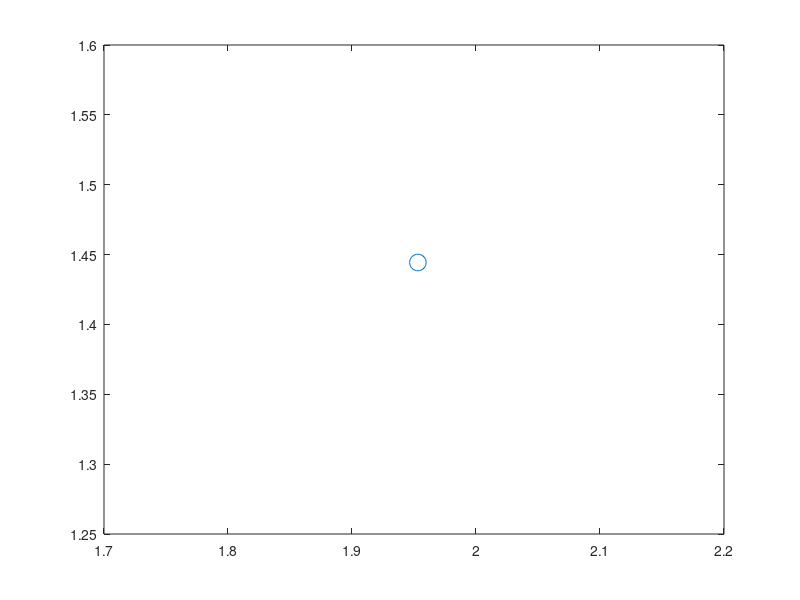

The MATLAB script that drew this image: (Note: this script raises an error after producing the figure.)
close all
clear
clc

nm2Bohr = 18.89726125;
Ha2eV = 27.211386245988;
%indx_ln = 5;

% (13,13) CNT
%----------------

% Radius = 16.56 Bohr, mesh-size=0.125, N_c = 13, N_eta = 40, H = 2.309 Bohr

%H1 = [2.3106970869;2.3092161903;2.3103942073;2.3102709652;2.3105578117;2.3109540520]; %2.3091577619;
H1 = [2.3097769325;2.3107113331;2.3099969252;2.3102540474;2.3105781717;2.3102130272]/nm2Bohr;
Nc1 = 13;
ndata1 = 5;
rate1 = 0.0004;
%tw_d1= [2.4166097335E-01; 2.4258525219E-01;2.4350893866E-01;2.4443309635E-01;2.4535720473E-01;2.4628142786E-01]; % input is in rad i.e. total twist per unit cell
tw_d1= [2.4166097335E-01
        %2.4258488413E-01
        2.4350916866E-01
        2.4443316743E-01
        2.4535726905E-01
        2.4628150032E-01]/H1(1);

tw_d1_f= [2.4166097335E-01
        %2.4258488413E-01
        2.4350916866E-01
        2.4443316743E-01
        2.4535726905E-01
        2.4628150032E-01]/H1(1);        

% energy at 0.15 mesh
% Epl_d1 = [
%           -1.1428378403E+01
%           -1.1428384137E+01
%           -1.1428253882E+01
%           -1.1428075149E+01
%           -1.1427808039E+01
%           -1.1427461148E+01
%  ] * 2 * Ha2eV * Nc1; % input is in Ha -> eV

% energy at 0.125 mesh
% Epl_d1 = [
%           -1.1428407560E+01
%           -1.1428363991E+01
%           -1.1428257194E+01
%           -1.1428068379E+01
%           -1.1427803087E+01
%           -1.1427463566E+01
%  ] * 2 * Ha2eV * Nc1; % input is in Ha -> eV

% energy at 0.1 mesh
Epl_d1 = [
          -1.1428411403E+01
          %-1.1428353001E+01
          -1.1428261184E+01
          -1.1428071709E+01
          -1.1427804755E+01
          -1.1427466760E+01
 ] * 2 * Ha2eV * Nc1/H1(1); % input is in Ha -> eV

 Epl_d1_f = [
          -1.1428411403E+01
          %-1.1428353001E+01
          -1.1428261184E+01
          -1.1428071709E+01
          -1.1427804755E+01
          -1.1427466760E+01
 ] * 2 * Ha2eV * Nc1/H1(1);

tw_d1 = tw_d1 - tw_d1(1);
tw_d1 = tw_d1(2:end);
rEpl_d1 = Epl_d1 - Epl_d1(1);
rEpl_d1 = rEpl_d1(2:end);

tw_d1_f = tw_d1_f - tw_d1_f(1);
tw_d1_f = tw_d1_f(2:end);
tw2_d1_f = tw_d1_f.^2;
rEpl_d1_f = Epl_d1_f - Epl_d1_f(1);
rEpl_d1_f = rEpl_d1_f(2:end);

log_tw_d1 = log10(tw_d1);%(1:indx_ln)
log_rEpl_d1 = log10(rEpl_d1);
P_Efit_d1 = polyfit(log_tw_d1,log_rEpl_d1,1);
Efit_d1 = P_Efit_d1(1)*log_tw_d1 + P_Efit_d1(2);
antilog_Efit_d1= 10.^(Efit_d1);


% (15,0) CNT
%----------------

% Radius = 11 Bohr, mesh-size=0.125, N_c = 15, N_eta = 23, H = 4.0017685908 Bohr

%H2 = [4.0017691813;4.0018078329;4.0019438369;4.0021520915;4.0022985527;4.0027004324];
H2 = [4.0018117784;4.0018514174;4.0019626788;4.0021865072;4.0023588875;4.0027583226]/nm2Bohr;
Nc2 = 15;
ndata2 = 5;
rate2 = 0.0004;
%tw_d2= [2.0943951024E-01;2.1104021791E-01;2.1264094104E-01;2.1424171858E-01;2.1584257942E-01;2.1744349884E-01]; % input is in rad
tw_d2 = [2.0943951024E-01
         %2.1104023495E-01
         2.1264097552E-01
         2.1424176059E-01
         2.1584263519E-01
         2.1744357875E-01]/H2(1);
         

% energy at 0.15 mesh
% Epl_d2 = [
%           -1.1426118796E+01
%           -1.1426102722E+01
%           -1.1426051529E+01
%           -1.1425965304E+01
%           -1.1425844101E+01
%           -1.1425688211E+01
% ] * 2 * Ha2eV * Nc2 ; % input is in Ha -> eV

% % energy at 0.125 mesh
% Epl_d2 = [
%           -1.1426085685E+01
%           -1.1426070620E+01
%           -1.1426021042E+01
%           -1.1425936628E+01
%           -1.1425818835E+01
%           -1.1425665114E+01
% ] * 2 * Ha2eV * Nc2 ; % input is in Ha -> eV

% energy at 0.1 mesh
Epl_d2 = [
          -1.1426088918E+01
          %-1.1426074127E+01
          -1.1426024755E+01
          -1.1425940407E+01
          -1.1425822138E+01
          -1.1425668261E+01
] * 2 * Ha2eV * Nc2/H2(1) ; % input is in Ha -> eV

rEpl_d2 = Epl_d2 - Epl_d2(1);
tw_d2 = tw_d2 - tw_d2(1);
tw_d2 = tw_d2(2:end);
tw2_d2 = tw_d2.^2;
rEpl_d2 = rEpl_d2(2:end);

log_tw_d2 = log10(tw_d2);
log_rEpl_d2 = log10(rEpl_d2);
P_Efit_d2 = polyfit(log_tw_d2,log_rEpl_d2,1);
Efit_d2 = P_Efit_d2(1)*log_tw_d2 + P_Efit_d2(2);
antilog_Efit_d2= 10.^(Efit_d2);



% (20,0) CNT
%----------------

% Radius = 14.72 Bohr, mesh-size=0.125, N_c = 20, N_eta = 23, H = 4.0002688791 Bohr

%H3 = [4.0002709862;4.0004777268;4.0007616136;4.0006818012;4.0014526732;4.0019124672];
H3 = [4.0012612687;4.0002692946;4.0006929657;4.0026067611;4.0015353019;4.0019658895]/nm2Bohr;
Nc3 = 20;
ndata3 = 5;
rate3 = 0.0004;
%tw_d3 = [1.5707963268E-01;1.5867974107E-01;1.6027993216E-01;1.6188023681E-01;1.6348050953E-01;1.6508109060E-01]; % input is in rad 
tw_d3 = [1.5707963268E-01
         %1.5868013719E-01
         1.6028024490E-01
         1.6188052209E-01
         1.6348156480E-01
         1.6508217892E-01]/H3(1);

tw_d3_f = [1.5707963268E-01
         %1.5868013719E-01
         1.6028024490E-01
         1.6188052209E-01
         1.6348156480E-01
         1.6508217892E-01]/H3(1);         

% energy at 0.15 mesh
% Epl_d3 = [-1.1427964269E+01
%           %-1.1427932827E+01
%           -1.1427839042E+01
%           -1.1427678005E+01
%           -1.1427465542E+01
%           -1.1427186913E+01
% ] * 2 * Ha2eV * Nc3 ; % input is in Ha -> eV

% energy at 0.125 mesh
% Epl_d3 = [
%           -1.1427932649E+01
%           -1.1427905489E+01
%           -1.1427811956E+01
%           -1.1427651445E+01
%           -1.1427444875E+01
%           -1.1427170993E+01
% ] * 2 * Ha2eV * Nc3 ; % input is in Ha -> eV

% energy at 0.1 mesh
Epl_d3 = [
         -1.1427937009E+01
         %-1.1427907076E+01
         -1.1427815658E+01
         -1.1427654463E+01
         -1.1427448996E+01
         -1.1427174220E+01
] * 2 * Ha2eV * Nc3/H3(1) ; % input is in Ha -> eV

Epl_d3_f = [
         -1.1427937009E+01
         %-1.1427907076E+01
         -1.1427815658E+01
         -1.1427654463E+01
         -1.1427448996E+01
         -1.1427174220E+01
] * 2 * Ha2eV * Nc3/H3(1) ;

rEpl_d3 = Epl_d3 - Epl_d3(1);
tw_d3 = tw_d3 - tw_d3(1);
tw_d3 = tw_d3(2:end);
rEpl_d3 = rEpl_d3(2:end);


tw_d3_f = tw_d3_f - tw_d3_f(1);
tw_d3_f = tw_d3_f(2:end);
tw2_d3_f = tw_d3_f.^2;
rEpl_d3_f = Epl_d3_f - Epl_d3_f(1);
rEpl_d3_f = rEpl_d3_f(2:end);


log_tw_d3 = log10(tw_d3);
log_rEpl_d3 = log10(rEpl_d3);
P_Efit_d3 = polyfit(log_tw_d3,log_rEpl_d3,1);
Efit_d3 = P_Efit_d3(1)*log_tw_d3 + P_Efit_d3(2);
antilog_Efit_d3= 10.^(Efit_d3);


% (16,0) CNT
%----------------

% Radius = 11.78 Bohr, mesh-size=0.15, N_c = 16, N_eta = 23, H = 4.0023317752 Bohr

H4 = [4.0023317752;4.0021629147;4.0027071210E+00;4.0026260828;4.0029036314;4.0032584275]/nm2Bohr;
Nc4 = 16;
ndata4 = 4;
rate4 = 0.0004;
tw_d4 = [1.9634954085E-01;2.0115242157E-01;2.0275347201E-01;2.0435463346E-01]/H4(1); % input is in rad;
%1.9795047356E-01;1.9955133873E-01;

tw_d4_f = [1.9634954085E-01;1.9955133873E-01;2.0115242157E-01;2.0275347201E-01;2.0435463346E-01]/H4(1); % input is in rad;
% energy at 0.15 mesh
% Epl_d4 = [
%           -1.1426612656E+01
%           -1.1426592801E+01
%           -1.1426534853E+01
%           -1.1426438287E+01
%           -1.1426302562E+01
%           -1.1426127969E+01
% ] * 2 * Ha2eV * Nc4 ; % input is in Ha -> eV

% energy at 0.1 mesh
Epl_d4 = [
          -1.1426624938E+01
          %-1.1426607368E+01
          %-1.1426546657E+01
          -1.1426452281E+01
          -1.1426316776E+01
          -1.1426142391E+01
] * 2 * Ha2eV * Nc4/H4(1) ; % input is in Ha -> eV

Epl_d4_f = [
          -1.1426624938E+01
          %-1.1426607368E+01
          -1.1426546657E+01
          -1.1426452281E+01
          -1.1426316776E+01
          -1.1426142391E+01
] * 2 * Ha2eV * Nc4/H4(1) ; % input is in Ha -> eV

rEpl_d4 = Epl_d4 - Epl_d4(1);
tw_d4 = tw_d4 - tw_d4(1);
tw_d4 = tw_d4(2:end);
tw2_d4 = tw_d4.^2;
rEpl_d4 = rEpl_d4(2:end);

tw_d4_f = tw_d4_f - tw_d4_f(1);
tw_d4_f = tw_d4_f(2:end);
tw2_d4_f = tw_d4_f.^2;
rEpl_d4_f = Epl_d4_f - Epl_d4_f(1);
rEpl_d4_f = rEpl_d4_f(2:end);

log_tw_d4 = log10(tw_d4);
log_rEpl_d4 = log10(rEpl_d4);
P_Efit_d4 = polyfit(log_tw_d4,log_rEpl_d4,1);
Efit_d4 = P_Efit_d4(1)*log_tw_d4 + P_Efit_d4(2);
antilog_Efit_d4= 10.^(Efit_d4);


% (27,0) CNT
%----------------

% Radius = 19.84 Bohr, mesh-size=0.15, N_c = 27, N_eta = 23, H = 4.0019793139 Bohr

H5 = [4.0019793139;4.0041416052;4.0030856480;4.0043754833;4.0062230584;4.0050847336]/nm2Bohr;
Nc5 = 27;
ndata5 = 5;
rate5 = 0.0004;
tw_d5 = [1.1635528347E-01;1.1955773183E-01;1.2115896609E-01;1.2276071629E-01;1.2436320551E-01]/H5(1); % input is in rad;
%1.1795607519E-01;
tw_d5_f = [1.1635528347E-01;1.1955773183E-01;1.2115896609E-01;1.2276071629E-01;1.2436320551E-01]/H5(1); % input is in rad;
% energy at 0.15 mesh
% Epl_d5 = [
%           -1.1428970228E+01
%           -1.1428858759E+01
%           -1.1428730206E+01
%           -1.1428430356E+01
%           -1.1428019445E+01
%           -1.1427573325E+01
% ] * 2 * Ha2eV * Nc5 ; % input is in Ha -> eV

% energy at 0.1 mesh
Epl_d5 = [
          -1.1428997073E+01
          %-1.1428911774E+01
          -1.1428771314E+01
          -1.1428483236E+01
          -1.1428072848E+01
          -1.1427607354E+01         
] * 2 * Ha2eV * Nc5/H5(1) ; % input is in Ha -> eV

Epl_d5_f = [
          -1.1428997073E+01
          %-1.1428911774E+01
          -1.1428771314E+01
          -1.1428483236E+01
          -1.1428072848E+01
          -1.1427607354E+01         
] * 2 * Ha2eV * Nc5/H5(1) ; % input is in Ha -> eV


rEpl_d5 = Epl_d5 - Epl_d5(1);
tw_d5 = tw_d5 - tw_d5(1);
tw_d5 = tw_d5(2:end);
tw2_d5 = tw_d5.^2;
rEpl_d5 = rEpl_d5(2:end);

tw_d5_f = tw_d5_f - tw_d5_f(1);
tw_d5_f = tw_d5_f(2:end);
tw2_d5_f = tw_d5_f.^2;
rEpl_d5_f = Epl_d5_f - Epl_d5_f(1);
rEpl_d5_f = rEpl_d5_f(2:end);

log_tw_d5 = log10(tw_d5);
log_rEpl_d5 = log10(rEpl_d5);
P_Efit_d5 = polyfit(log_tw_d5,log_rEpl_d5,1);
Efit_d5 = P_Efit_d5(1)*log_tw_d5 + P_Efit_d5(2);
antilog_Efit_d5= 10.^(Efit_d5);

% (22,11) CNT
%----------------

% Radius = 21.38 Bohr, mesh-size=0.15, N_c = 11, N_eta = 70, H = 1.5 Bohr

H6 = [1.5124912124;1.5125777267;1.5129790920;1.5137618472;1.5135718540;1.5138339053]/nm2Bohr;
Nc6 = 11;
ndata6 = 5;
rate6 = 0.0004;
tw_d6 = [2.0399952296E-01;2.0581497183E-01;2.0642016346E-01;2.0702566820E-01]/H6(1); %;2.0460451945E-01;2.0763109694E-01

tw_d6_f = [2.0399952296E-01;2.0460451945E-01;2.0581497183E-01;2.0642016346E-01;2.0702566820E-01;]/H6(1); %;2.0460451945E-01;2.0763109694E-01
% energy at 0.15 mesh
% Epl_d6 = [
%           -1.1429162599E+01
%           -1.1429092110E+01
%           -1.1428562680E+01
%           -1.1428072827E+01
%           -1.1427524937E+01
%           -1.1426801538E+01
% ] * 2 * Ha2eV * Nc6 ; % input is in Ha -> eV

% energy at 0.1 mesh
Epl_d6 = [
          -1.1429172748E+01
          %-1.1429106044E+01
          -1.1428583391E+01
          -1.1428105894E+01
          -1.1427544348E+01
          %-1.1426829761E+01
 ] * 2 * Ha2eV * Nc6/H6(1) ; % input is in Ha -> eV

 Epl_d6_f = [
          -1.1429172748E+01
          -1.1429106044E+01
          -1.1428583391E+01
          -1.1428105894E+01
          -1.1427544348E+01
          %-1.1426829761E+01
 ] * 2 * Ha2eV * Nc6/H6(1) ; % input is in Ha -> eV

rEpl_d6 = Epl_d6 - Epl_d6(1);
tw_d6 = tw_d6 - tw_d6(1);
tw_d6 = tw_d6(2:end);
tw2_d6 = tw_d6.^2;
rEpl_d6 = rEpl_d6(2:end);

tw_d6_f = tw_d6_f - tw_d6_f(1);
tw_d6_f = tw_d6_f(2:end);
tw2_d6_f = tw_d6_f.^2;
rEpl_d6_f = Epl_d6_f - Epl_d6_f(1);
rEpl_d6_f = rEpl_d6_f(2:end);

log_tw_d6 = log10(tw_d6);
log_rEpl_d6 = log10(rEpl_d6);
P_Efit_d6 = polyfit(log_tw_d6,log_rEpl_d6,1);
Efit_d6 = P_Efit_d6(1)*log_tw_d6 + P_Efit_d6(2);
antilog_Efit_d6= 10.^(Efit_d6);

% (18,9) CNT
%----------------

% Radius = 17.46 Bohr, mesh-size=0.15, N_c = 9, N_eta = 70, H = 1.5 Bohr

H7 = [1.5130233554;1.5123736013;1.5126508325;1.5125876811;1.5130391119;1.5132178566;1.5135765153]/nm2Bohr;%1.5123775448;
Nc7 = 9;
ndata7 = 4;
rate7 = 0.0004;
tw_d7 = [
         2.4933275028E-01
         %2.4993795963E-01
         %2.5054291064E-01
         2.5114786009E-01
         2.5175292042E-01
         2.5235795549E-01
         %2.5308816818E-01
         ]/H7(1);

tw_d7_f = [
         2.4933275028E-01
         %2.4993795963E-01
         2.5054291064E-01
         2.5114786009E-01
         2.5175292042E-01
         2.5235795549E-01
         %2.5308816818E-01
         ]/H7(1);         
% energy at 0.15 mesh
% Epl_d7 = [
%           -1.1428547731E+01
%           %-1.1428555894E+01
%           -1.1428431724E+01
%           -1.1428210544E+01
%           -1.1427925651E+01
%           -1.1427527839E+01
% ] * 2 * Ha2eV * Nc7 ; % input is in Ha -> eV

% energy at 0.1 mesh
Epl_d7 = [ 
          %-1.1428582817E+01
          -1.1428599000E+01
          %-1.1428561804E+01
          %-1.1428433278E+01
          -1.1428214704E+01
          -1.1427918871E+01
          -1.1427525621E+01
          %-1.1426943502E+01     
] * 2 * Ha2eV * Nc7/H7(1) ; % input is in Ha -> eV

Epl_d7_f = [ 
          %-1.1428582817E+01
          -1.1428599000E+01
          %-1.1428561804E+01
          -1.1428433278E+01
          -1.1428214704E+01
          -1.1427918871E+01
          -1.1427525621E+01
          %-1.1426943502E+01     
] * 2 * Ha2eV * Nc7/H7(1) ; % input is in Ha -> eV

rEpl_d7 = Epl_d7 - Epl_d7(1);
tw_d7 = tw_d7 - tw_d7(1);
tw_d7 = tw_d7(2:end);
tw2_d7 = tw_d7.^2;
rEpl_d7 = rEpl_d7(2:end);

tw_d7_f = tw_d7_f - tw_d7_f(1);
tw_d7_f = tw_d7_f(2:end);
tw2_d7_f = tw_d7_f.^2;
rEpl_d7_f = Epl_d7_f - Epl_d7_f(1);
rEpl_d7_f = rEpl_d7_f(2:end);

log_tw_d7 = log10(tw_d7);
log_rEpl_d7 = log10(rEpl_d7);
P_Efit_d7 = polyfit(log_tw_d7,log_rEpl_d7,1);
Efit_d7 = P_Efit_d7(1)*log_tw_d7 + P_Efit_d7(2);
antilog_Efit_d7= 10.^(Efit_d7);

% Twist energy Vs twist plot
%------------

% figure1 = figure;
% box on

% hold on
% %scatter(tw_d2,rEpl_d2,'Marker','o');
% S1=plot(tw2_d4,rEpl_d4*0.5,'d','Marker','o','MarkerSize',12); S1.MarkerEdgeColor = [0.4940, 0.1840, 0.5560];
% S2=plot(tw2_d3,rEpl_d3*0.5,'d','Marker','p','MarkerSize',12); S2.MarkerEdgeColor = [0 0.6 0];
% S3=plot(tw2_d1,rEpl_d1*0.5,'d','Marker','d','MarkerSize',12); S3.MarkerEdgeColor = [0 0 1];
% S4=plot(tw2_d7,rEpl_d7*0.5,'d','Marker','h','MarkerSize',12); S4.MarkerEdgeColor = [1 0 0];
% S5=plot(tw2_d5,rEpl_d5*0.5,'d','Marker','sq','MarkerSize',12); S5.MarkerEdgeColor = [0.64 0.08 0.18];
% S6=plot(tw2_d6,rEpl_d6*0.5,'d','Marker','^','MarkerSize',12); S6.MarkerEdgeColor = [0.95 0.00 0.75];

% %plot(tw_d2,antilog_Efit_d2,'LineWidth',1,'LineStyle','-');
% plot(tw2_d4,antilog_Efit_d4*0.5,'color',[0.4940, 0.1840, 0.5560],'LineWidth',1,'LineStyle','-');
% plot(tw2_d3,antilog_Efit_d3*0.5,'color',[0 0.6 0],'LineWidth',1,'LineStyle','-');
% plot(tw2_d1,antilog_Efit_d1*0.5,'color',[0 0 1],'LineWidth',1,'LineStyle','-');
% plot(tw2_d7,antilog_Efit_d7*0.5,'color',[1 0 0],'LineWidth',1,'LineStyle','-');
% plot(tw2_d5,antilog_Efit_d5*0.5,'color',[0.64 0.08 0.18],'LineWidth',1,'LineStyle','-');
% plot(tw2_d6,antilog_Efit_d6*0.5,'color',[0.95 0.00 0.75],'LineWidth',1,'LineStyle','-');

% set(gca,'TickLabelInterpreter','LaTex');
% set(gca,'XTick',[0.0 5.0e-4 1.0e-3 1.5e-3],'YTick',[0 1 2 3 4 5 6],'XMinorTick','on','YMinorTick','on','TickLength',[0.018 0.025],'FontName','Times New Roman','FontSize',16);
% set(gca,'XTickLabel',num2str(get(gca,'XTick')','%.1f'));
% %set(gca,'YTickLabel',num2str(get(gca,'YTick')','%.1f'))
% set(gca,'XTickLabel',{'$0.0$', '$0.5$', '$1.0$','$1.5$'});
% set(gca,'YTickLabel',{'$0$','$1$','$2$','$3$','$4$','$5$','$6$'});
% xlim([0.0000 0.0015]);
% ylim([0 6]);

% xlabel('Twist$^2$ (rad$^2$/nm$^2$)','FontSize',20,'FontName','Times New Roman','Interpreter','LaTex');
% ylabel('$\mathcal{E}_{twist}$ (eV/nm)','FontSize',20,'FontName','Times New Roman','Interpreter','LaTex');

% legend1 = legend('$(16,0)$','$(20,0)$','$(13,13)$','$(18,9)$','$(27,0)$','$(22,11)$','Location','Northwest');
% set(legend1,'fontsize',20,'FontName','Times New Roman','Interpreter','LaTex');

% %str = 'Slope = 2.0';
% %dim = [.2 .58 .3 .3];
% %annotation('textbox',dim,'String',str,'FitBoxToText','on');

% set(figure1,'Units','Inches');
% pos = get(figure1,'Position');
% set(figure1,'PaperPositionMode','Auto','PaperUnits','Inches','PaperSize',[4 2]);
% saveas(gcf,'twistenergyVstwist_linear','epsc');
% hold off



% Torsion modulus Vs radius^3
dia3 = [1.25;1.56;1.75;1.85;2.1;2.26].^3;
TM = 10.^[P_Efit_d4(2);P_Efit_d3(2);P_Efit_d1(2);P_Efit_d7(2);P_Efit_d5(2);P_Efit_d6(2)]/1000; % in keV nmP_Efit_d7(2)

figure2 = figure;
box on

hold on
S1=plot(dia3(1),TM(1),'d','Marker','o','MarkerSize',12); S1.MarkerEdgeColor = [0.4940, 0.1840, 0.5560];
S2=plot(dia3(2),TM(2),'d','Marker','p','MarkerSize',12); S2.MarkerEdgeColor = [0 0.6 0];
S3=plot(dia3(3),TM(3),'d','Marker','d','MarkerSize',12); S3.MarkerEdgeColor = [0 0 1];
S4=plot(dia3(4),TM(4),'d','Marker','h','MarkerSize',12); S4.MarkerEdgeColor = [1 0 0];
S5=plot(dia3(5),TM(5),'d','Marker','sq','MarkerSize',12); S5.MarkerEdgeColor = [0.64 0.08 0.18];
S6=plot(dia3(6),TM(6),'d','Marker','^','MarkerSize',12); S6.MarkerEdgeColor = [0.95 0.00 0.75];
%plot(dia3,TM,'k','LineWidth',1,'LineStyle','-');

cons = sum(TM(:)./dia3(:))/6 ;
TM_proj = dia3*cons;
plot(dia3,TM_proj,'k','LineWidth',1,'LineStyle','-');

set(gca,'TickLabelInterpreter','LaTex');
set(gca,'XTick',[0 3 6 9 12],'XMinorTick','on','YMinorTick','on','YTick',[0 2 4 6 8],'TickLength',[0.018 0.025],'FontName','Times New Roman','FontSize',20);
set(gca,'XTickLabel',num2str(get(gca,'XTick')','%.0f'))

xlim([0 12]);
ylim([0 8.5]);

xlabel('Diameter$^3$ (nm$^3$)','FontSize',20,'FontName','Times New Roman','Interpreter','LaTex');
ylabel('Torsional modulus (keV nm)','FontSize',20,'FontName','Times New Roman','Interpreter','LaTex');

legend2 = legend('$(16,0)$','$(20,0)$','$(13,13)$','$(18,9)$','$(27,0)$','$(22,11)$','Location','Southeast');
set(legend2,'fontsize',20,'FontName','Times New Roman','Interpreter','LaTex');


axes('parent',figure2,'position',[0.20 0.64 .30 0.27]);
box on

hold on
%scatter(tw_d2,rEpl_d2,'Marker','o');
S1=plot(tw2_d4_f,rEpl_d4_f*0.5,'color',[0.4940, 0.1840, 0.5560],'Marker','o','MarkerSize',8); %S1.MarkerEdgeColor = [0.4940, 0.1840, 0.5560];
S2=plot(tw2_d3_f,rEpl_d3_f*0.5,'color',[0 0.6 0],'Marker','p','MarkerSize',8); %S2.MarkerEdgeColor = [0 0.6 0];
S3=plot(tw2_d1_f,rEpl_d1_f*0.5,'color',[0 0 1],'Marker','d','MarkerSize',8); %S3.MarkerEdgeColor = [0 0 1];
S4=plot(tw2_d7_f,rEpl_d7_f*0.5,'color',[1 0 0],'Marker','h','MarkerSize',8); %S4.MarkerEdgeColor = [1 0 0];
S5=plot(tw2_d5_f,rEpl_d5_f*0.5,'color',[0.64, 0.08, 0.18],'Marker','sq','MarkerSize',8);% S5.MarkerEdgeColor = [0.64 0.08 0.18];
S6=plot(tw2_d6_f,rEpl_d6_f*0.5,'color',[0.95 0.00 0.75],'Marker','^','MarkerSize',8); %S6.MarkerEdgeColor = [0.95 0.00 0.75];


set(gca,'TickLabelInterpreter','LaTex');
set(gca,'YTick',[0 2 4 6],'XMinorTick','on','YMinorTick','on','TickLength',[0.018 0.025],'FontName','Times New Roman','FontSize',16);
%set(gca,'XTickLabel',num2str(get(gca,'XTick')','%.4f'));
% %set(gca,'YTickLabel',num2str(get(gca,'YTick')','%.1f'))
set(gca,'XTickLabel',{'$0$', '$5$', '$10$','$15$'});
set(gca,'YTickLabel',{'$0$','$2$','$4$','$6$'});
xlim([0.0 0.0015]);
ylim([0 6.5]);
% ax = gca;
% ax.XAxis.Exponent = -4;
xlabel('$\alpha_a^2$ (rad$^2$/nm$^2$)','FontSize',16,'FontName','Times New Roman','Interpreter','LaTex');
ylabel('$\mathcal{E}_\texttt{twist}$ (eV/nm)','FontSize',16,'FontName','Times New Roman','Interpreter','LaTex');

set(figure2,'Units','Inches');
pos = get(figure2,'Position');
set(figure2,'PaperPositionMode','Auto','PaperUnits','Inches','PaperSize',[4 2])
saveas(gcf,'TMvsdia','epsc')
hold off